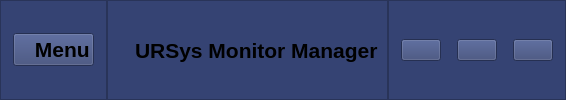
     <widget class="QFrame" name="header_frame">
      <property name="styleSheet">
       <string notr="true">background-color: rgb(53, 67, 115);</string>
      </property>
      <property name="frameShape">
       <enum>QFrame::NoFrame</enum>
      </property>
      <property name="frameShadow">
       <enum>QFrame::Raised</enum>
      </property>
      <layout class="QHBoxLayout" name="horizontalLayout">
       <property name="spacing">
        <number>0</number>
       </property>
       <property name="leftMargin">
        <number>0</number>
       </property>
       <property name="topMargin">
        <number>0</number>
       </property>
       <property name="rightMargin">
        <number>0</number>
       </property>
       <property name="bottomMargin">
        <number>0</number>
       </property>
       <item>
        <widget class="QFrame" name="header_left_frame">
         <property name="frameShape">
          <enum>QFrame::StyledPanel</enum>
         </property>
         <property name="frameShadow">
          <enum>QFrame::Raised</enum>
         </property>
         <layout class="QHBoxLayout" name="horizontalLayout_4">
          <property name="spacing">
           <number>0</number>
          </property>
          <property name="leftMargin">
           <number>12</number>
          </property>
          <property name="topMargin">
           <number>12</number>
          </property>
          <property name="rightMargin">
           <number>12</number>
          </property>
          <property name="bottomMargin">
           <number>12</number>
          </property>
          <item alignment="Qt::AlignLeft">
           <widget class="QPushButton" name="pushButton">
            <property name="font">
             <font>
              <pointsize>16</pointsize>
              <bold>true</bold>
             </font>
            </property>
            <property name="text">
             <string>   Menu</string>
            </property>
            <property name="icon">
             <iconset resource="icons.qrc">
              <normaloff>:/icons/icons/menu.svg</normaloff>:/icons/icons/menu.svg</iconset>
            </property>
            <property name="iconSize">
             <size>
              <width>32</width>
              <height>32</height>
             </size>
            </property>
           </widget>
          </item>
         </layout>
        </widget>
       </item>
       <item>
        <widget class="QFrame" name="header_center_frame">
         <property name="frameShape">
          <enum>QFrame::StyledPanel</enum>
         </property>
         <property name="frameShadow">
          <enum>QFrame::Raised</enum>
         </property>
         <layout class="QHBoxLayout" name="horizontalLayout_3">
          <item alignment="Qt::AlignRight">
           <widget class="QLabel" name="label">
            <property name="font">
             <font>
              <pointsize>16</pointsize>
             </font>
            </property>
            <property name="text">
             <string/>
            </property>
            <property name="pixmap">
             <pixmap resource="icons.qrc">:/icons/icons/monitor.svg</pixmap>
            </property>
           </widget>
          </item>
          <item>
           <widget class="QLabel" name="label_2">
            <property name="font">
             <font>
              <pointsize>16</pointsize>
              <bold>true</bold>
             </font>
            </property>
            <property name="text">
             <string>URSys Monitor Manager</string>
            </property>
           </widget>
          </item>
         </layout>
        </widget>
       </item>
       <item alignment="Qt::AlignRight">
        <widget class="QFrame" name="header_right_frame">
         <property name="frameShape">
          <enum>QFrame::StyledPanel</enum>
         </property>
         <property name="frameShadow">
          <enum>QFrame::Raised</enum>
         </property>
         <layout class="QHBoxLayout" name="horizontalLayout_2">
          <property name="spacing">
           <number>16</number>
          </property>
          <property name="leftMargin">
           <number>12</number>
          </property>
          <property name="topMargin">
           <number>0</number>
          </property>
          <property name="rightMargin">
           <number>12</number>
          </property>
          <property name="bottomMargin">
           <number>0</number>
          </property>
          <item>
           <widget class="QPushButton" name="minimize_window_button">
            <property name="text">
             <string/>
            </property>
            <property name="icon">
             <iconset resource="icons.qrc">
              <normaloff>:/icons/icons/minus.svg</normaloff>:/icons/icons/minus.svg</iconset>
            </property>
           </widget>
          </item>
          <item>
           <widget class="QPushButton" name="restore_window_button">
            <property name="text">
             <string/>
            </property>
            <property name="icon">
             <iconset resource="icons.qrc">
              <normaloff>:/icons/icons/minimize.svg</normaloff>:/icons/icons/minimize.svg</iconset>
            </property>
           </widget>
          </item>
          <item>
           <widget class="QPushButton" name="close_window_button">
            <property name="text">
             <string/>
            </property>
            <property name="icon">
             <iconset resource="icons.qrc">
              <normaloff>:/icons/icons/x.svg</normaloff>:/icons/icons/x.svg</iconset>
            </property>
           </widget>
          </item>
         </layout>
        </widget>
       </item>
      </layout>
     </widget>
